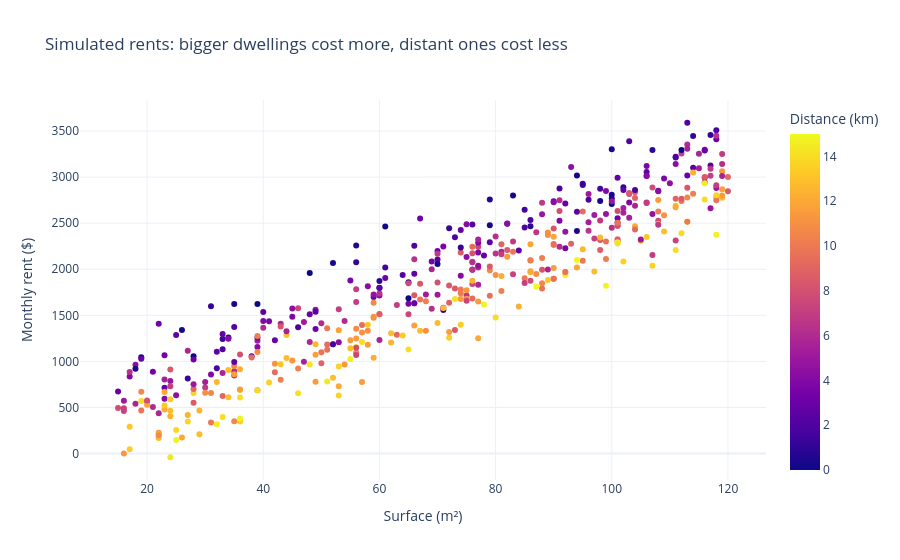

The code cell stored with this chart in its notebook:
### Code cell
fig = px.scatter(homes, x="surface", y="rent", color="distance",
                 title="Simulated rents: bigger dwellings cost more, distant ones cost less",
                 labels={"surface": "Surface (m²)", "rent": "Monthly rent ($)", "distance": "Distance (km)"})
fig.show()

### Figure 1 — Plotly figure (JSON) as saved in the notebook; plotly's stock layout.template omitted (floating-point values rounded to 4 significant figures; data arrays with more than 128 entries replaced by an {"elided": "..."} marker saying what was removed)
{"data": [{"hovertemplate": "Surface (m²)=%{x}<br>Monthly rent ($)=%{y}<br>Distance (km)=%{marker.color}<extra></extra>", "legendgroup": "", "marker": {"color": {"elided": "500 float values"}, "coloraxis": "coloraxis", "symbol": "circle"}, "mode": "markers", "name": "", "orientation": "v", "showlegend": false, "type": "scatter", "x": {"elided": "500 float values"}, "xaxis": "x", "y": {"elided": "500 float values"}, "yaxis": "y"}], "layout": {"coloraxis": {"colorbar": {"title": {"text": "Distance (km)"}}, "colorscale": [[0.0, "#0d0887"], [0.1111, "#46039f"], [0.2222, "#7201a8"], [0.3333, "#9c179e"], [0.4444, "#bd3786"], [0.5556, "#d8576b"], [0.6667, "#ed7953"], [0.7778, "#fb9f3a"], [0.8889, "#fdca26"], [1.0, "#f0f921"]]}, "legend": {"tracegroupgap": 0}, "title": {"text": "Simulated rents: bigger dwellings cost more, distant ones cost less"}, "xaxis": {"anchor": "y", "domain": [0.0, 1.0], "title": {"text": "Surface (m²)"}}, "yaxis": {"anchor": "x", "domain": [0.0, 1.0], "title": {"text": "Monthly rent ($)"}}}}
